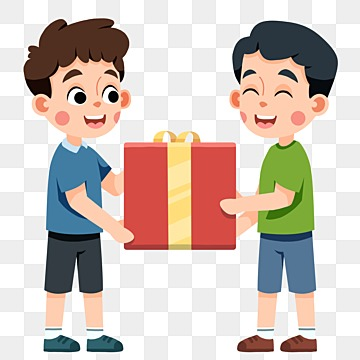
#> input picture test_images/cover_image.png, 360 x 360 px, found by its file name
$ python steganography.py
#> lines starting #> are read from the running program, lines starting #| are printed output that depends on the picture
from PIL import Image

# Convert image to binary
def image_to_binary(image):
    binary_data = []
    for pixel in list(image.getdata()):
        for value in pixel[:3]:  # Only RGB, ignore alpha if present
            binary_data.append(format(value, '08b'))  # Convert to 8-bit binary
    return ''.join(binary_data)

# Convert binary to image
def binary_to_image(binary_data, image_size):
    binary_values = [binary_data[i:i + 8] for i in range(0, len(binary_data), 8)]
    pixel_data = [int(b, 2) for b in binary_values]

    # Ensure pixel data length is divisible by 3
    if len(pixel_data) % 3 != 0:
        raise ValueError("Binary data length is not divisible by 3, data might be corrupted.")

    image = Image.new("RGB", image_size)
    image.putdata([tuple(pixel_data[i:i + 3]) for i in range(0, len(pixel_data), 3)])
    return image

# Hide the secret image in the cover image
def hide_image(cover_image_path, secret_image_path, output_image_path):
    cover_image = Image.open(cover_image_path).convert("RGB")
#> cover_image is the input picture: PIL image 360x360 RGB; mean R, G, B 208.7, 195.3, 187.6
    secret_image = Image.open(secret_image_path).convert("RGB")
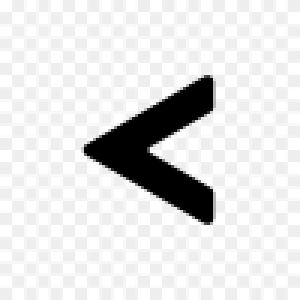
#> input picture test_images/secret_image.png, 100 x 100 px, found by its file name (shown 3 times larger)

    if cover_image.size[0] * cover_image.size[1] < secret_image.size[0] * secret_image.size[1]:
        raise ValueError("Secret image is too large to fit inside the cover image")

    cover_pixels = list(cover_image.getdata())
#> cover_pixels = 129600 items
    secret_binary = image_to_binary(secret_image)
#> the loop in image_to_binary, `for pixel in list(image.getdata()):` made 10000 passes
#> pixel on passes 1 to 3: (255, 255, 255), (255, 255, 255), (255, 255, 255)
#> after the loop in image_to_binary, `for pixel in list(image.getdata()):`: binary_data = 30000 items
    modified_pixels = []
    secret_index = 0

    for pixel in cover_pixels:
        new_pixel = list(pixel)
        for i in range(3):  # Modify R, G, B values
            if secret_index < len(secret_binary):
                new_pixel[i] = (new_pixel[i] & 0xFE) | int(secret_binary[secret_index])
                secret_index += 1
        modified_pixels.append(tuple(new_pixel))
#> this loop made 129600 passes
#> after the loop, modified_pixels = 129600 items; secret_index = 240000

    cover_image.putdata(modified_pixels)
    cover_image.save(output_image_path)
    print("Secret image has been hidden successfully!")

# Extract the hidden image from the stego image
def extract_image(stego_image_path, secret_image_size, output_image_path):
#> called with secret_image_size = (50, 50)
    stego_image = Image.open(stego_image_path).convert("RGB")
    stego_pixels = list(stego_image.getdata())
#> stego_pixels = 129600 items

    binary_data = ""
    for pixel in stego_pixels:
        for i in range(3):  # Get LSB of R, G, B values
            binary_data += str(pixel[i] & 0x01)
#> this loop made 129600 passes
#> pixel on passes 1 to 3: (239, 239, 239), (239, 239, 239), (239, 239, 239)

    # Calculate expected binary data length
    expected_length = secret_image_size[0] * secret_image_size[1] * 24  # 24 bits per pixel

    # Trim the binary data if it's too long
    if len(binary_data) > expected_length:
        binary_data = binary_data[:expected_length]

    secret_image = binary_to_image(binary_data, secret_image_size)
#> in binary_to_image, `image = Image.new("RGB", image_size)`: image: PIL image 50x50 RGB; every value is 0
#> in binary_to_image, `image.putdata([tuple(pixel_data[i:i + 3]) for i in range(0, len(pixel_..`:
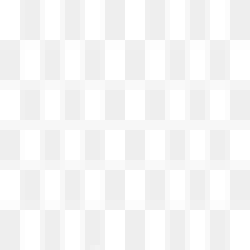
#> image: PIL image 50x50 RGB (shown 5 times larger); min 238, max 255, mean 246.5
    secret_image.save(output_image_path)
    print("Secret image has been extracted successfully!")

# Main execution block
if __name__ == "__main__":
    # Paths to the images
    cover_image_path = "C:/Users/sowmika/OneDrive/Desktop/image_stegnography(1)/test_images/cover_image.png"
    secret_image_path = "C:/Users/sowmika/OneDrive/Desktop/image_stegnography(1)/test_images/secret_image.png"
    output_image_path = "C:/Users/sowmika/OneDrive/Desktop/image_stegnography(1)/static/output_image.png"

    # Hide the secret image
    hide_image(cover_image_path, secret_image_path, output_image_path)

    # For extraction, you need to provide the size of the secret image
    secret_image_size = (50, 50)  # Set the correct height and width for your secret image
    extracted_image_path = "C:/Users/sowmika/OneDrive/Desktop/image_stegnography(1)/static/extracted_image.png"

    # Extract the hidden image
    extract_image(output_image_path, secret_image_size, extracted_image_path)
